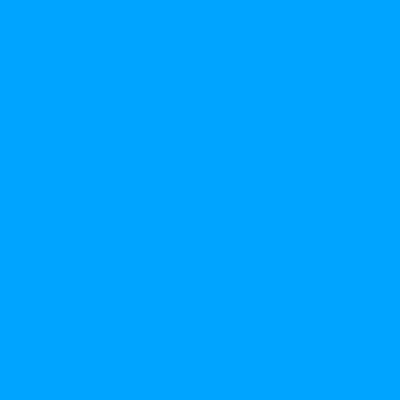
Frame 1 (no input)
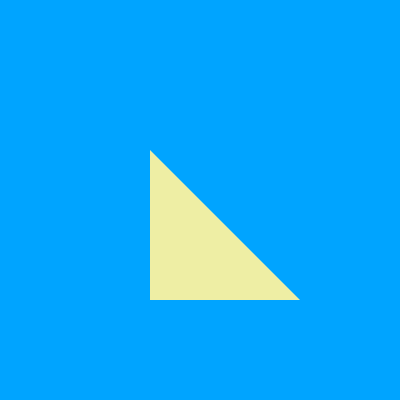
Frame 60 (the mouse pressed at the canvas centre just before this capture)
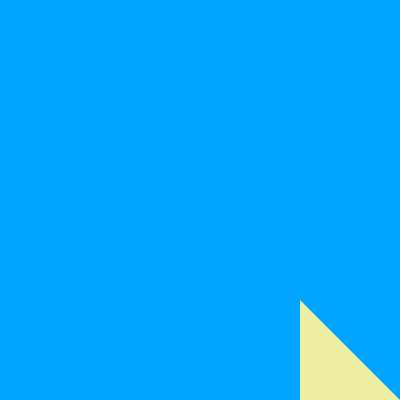
Frame 120 (the mouse held since frame 60 and released just before this capture)

The Processing sketch that drew these frames (run headless with seeded random() and noise(); from frame 60 on, the mouse is pressed at the canvas centre):

// Processing sketch: processing_183817
// ── processing_183817.pde

void setup(){
  size(400,400);
  frameRate(30);
}
int x=400;
int speed=second();
float a=random(255);

void draw(){
  background(0,a,255);
  noStroke();fill(238,238,a);
  triangle(x,x,x,2*x,2*x,2*x);
  x=x-speed;
  if(x<0){
    x=400;
  }
}
